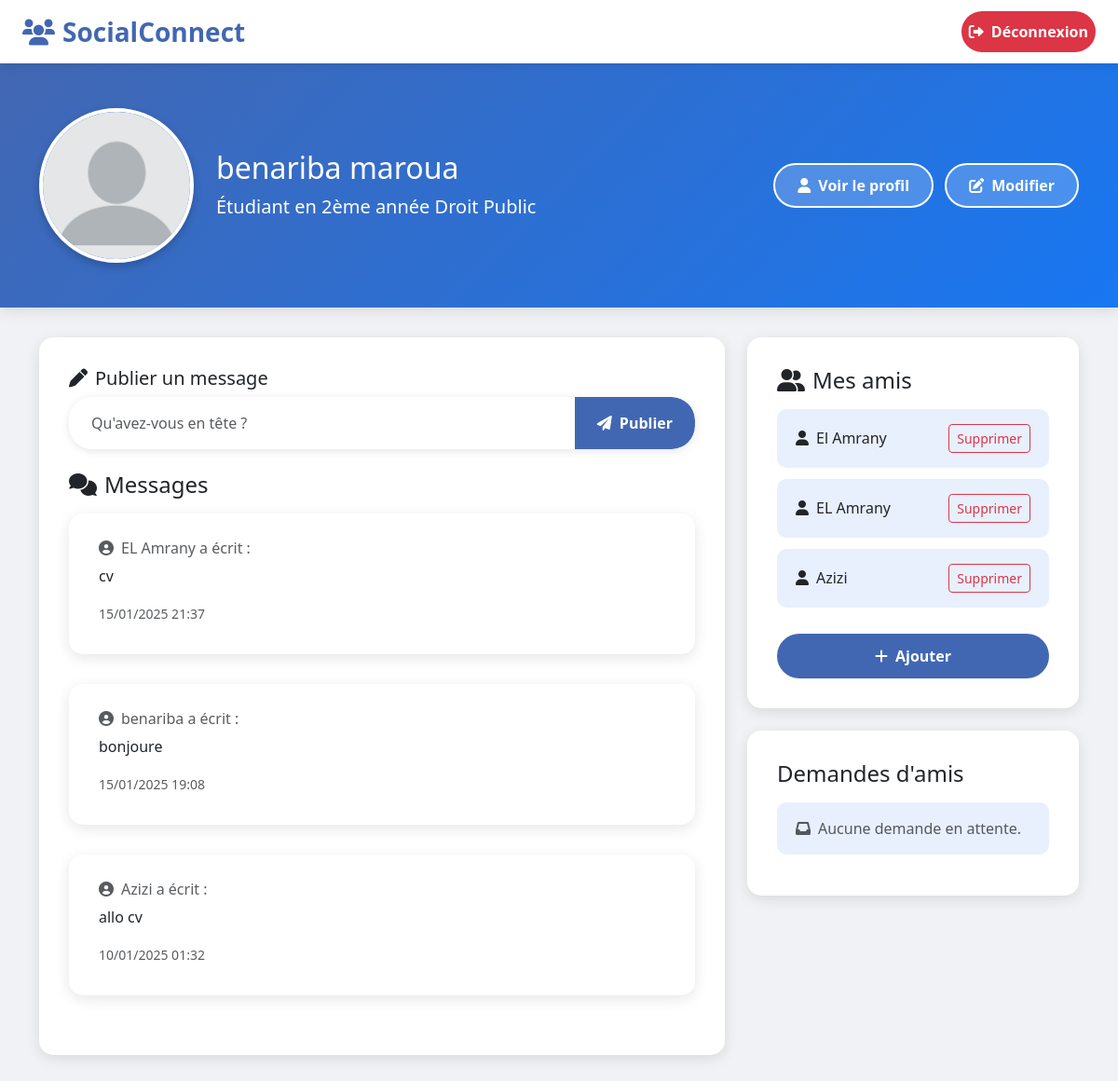
The app's page /welcome/ (signed in) with its own data.
### Monface/models.py (models this page shows, shortened)
class Person(models.Model):
    name = models.CharField(max_length=30)
    prenom = models.CharField(max_length=32)
    date_naissance = models.DateField()
    email = models.EmailField(unique=True)
    tlf = models.CharField(max_length=20)
    password = models.CharField(max_length=302)
    Amis = models.ManyToManyField('self', symmetrical=True, blank=True)
    faculty = models.ForeignKey('Faculty', on_delete=models.CASCADE)

class Message(models.Model):
    contenu = models.TextField()
    date_publication = models.DateTimeField(auto_now_add=True, auto_now=False, verbose_name="Date de publication")
    auteur = models.ForeignKey('Person', on_delete=models.CASCADE)

### Monface/views.py (the view)
# urls.py: path('welcome/', views.welcome, name='welcome'),
def welcome(request):
    logged_user = get_logged_user_from_request(request)
    if logged_user:
        statut_message = ""
        if isinstance(logged_user, Student):
            if logged_user.annee == 1:
                statut_message = f"Étudiant en 1ère année {logged_user.cursus.titre}"
            elif logged_user.annee == 2:
                statut_message = f"Étudiant en 2ème année {logged_user.cursus.titre}"
            elif logged_user.annee == 3:
                statut_message = f"Étudiant en 3ème année {logged_user.cursus.titre}"
            else:
                statut_message = f"Étudiant en {logged_user.annee}ème année {logged_user.cursus.titre}"
        elif isinstance(logged_user, Employee):
            statut_message = f"Employé(e) en tant que {logged_user.job.titre} au campus {logged_user.campus.nom}"
        if request.method == "POST" and request.POST.get("message"):
            contenu = request.POST.get("message")
            Message.objects.create(contenu=contenu, auteur=logged_user)
        amis = logged_user.Amis.all()
        messages = Message.objects.filter(auteur__in=list(amis) + [logged_user]).order_by("-date_publication")
        received_requests = FriendRequest.objects.filter(to_user=logged_user)
        return render(request, 'welcome.html', {
            'logged_user': logged_user,
            'statut_message': statut_message,
            'messages': messages,
            'amis': amis,
            'received_requests': received_requests,
        })
    else:
        return redirect('/login')

### Monface/views.py (called while the page is built)
def get_logged_user_from_request(request):
    if 'logged_user_id' in request.session:
        logged_user_id = request.session['logged_user_id']
        if len(Student.objects.filter(id=logged_user_id))==1 :
             return Student.objects.get(id=logged_user_id)
        elif len(Employee.objects.filter(id=logged_user_id))==1 :
            return Employee.objects.get(id=logged_user_id)
        else :
            return None
    else :
        return None

### templates/welcome.html (shortened to what this page needs)
<!DOCTYPE html>
<html lang="fr">
<head>
    <link href="https://cdn.jsdelivr.net/npm/bootstrap@5.3.0/dist/css/bootstrap.min.css" rel="stylesheet">
    <link href="https://cdnjs.cloudflare.com/ajax/libs/font-awesome/6.0.0/css/all.min.css" rel="stylesheet">
</head>
<body>
    <nav class="navbar navbar-expand-lg navbar-light sticky-top">
        <div class="container-fluid px-4">
            <a class="navbar-brand" href="{% url 'welcome' %}">
                <i class="fas fa-users me-2"></i>SocialConnect
            </a>
            <div class="collapse navbar-collapse" id="navbarNav">
                <ul class="navbar-nav ms-auto">
                    <li class="nav-item">
                        <a class="nav-link btn-logout" href="{% url 'logout' %}">
                            <i class="fas fa-sign-out-alt me-2"></i>Déconnexion
                        </a>
                    </li>
                </ul>
            </div>
        </div>
    </nav>
    <div class="profile-section">
        <div class="container">
            <div class="row align-items-center">
                <div class="col-md-2">
                    <img src="../static/Images/blank-profile-picture.png" alt="Profile" class="img-fluid profile-image">
                </div>
                <div class="col-md-6">
                    <h2 class="mb-2">{{ logged_user.name }} {{ logged_user.prenom }}</h2>
                    <p class="lead mb-0">{{ statut_message }}</p>
                </div>
                <div class="col-md-4 text-end">
                    <a href="{% url 'profil' %}" class="btn btn-custom me-2">
                        <i class="fas fa-user me-2"></i>Voir le profil
                    </a>
                    <a href="{% url 'modifier' %}" class="btn btn-custom">
                        <i class="fas fa-edit me-2"></i>Modifier
                    </a>
                </div>
            </div>
        </div>
    </div>
    <div class="container">
        <div class="row">
            <div class="col-md-8">
                <div class="card">
                    <div class="card-body">
                        <form method="post">
                            <div class="mb-4">
                                <label for="message" class="form-label h5">
                                    <i class="fas fa-pen me-2"></i>Publier un message
                                </label>
                                <div class="input-group">
                                    <input type="text" class="form-control" id="message" name="message"
                                        placeholder="Qu'avez-vous en tête ?" required>
                                    <button type="submit" class="btn btn-primary">
                                        <i class="fas fa-paper-plane me-2"></i>Publier
                                    </button>
                                </div>
                            </div>
                        </form>
                        <h4 class="mt-4 mb-3">
                            <i class="fas fa-comments me-2"></i>Messages
                        </h4>
                        <div class="messages-list">
                            {% for message in messages %}
                            <div class="card">
                                <div class="card-body">
                                    <h6 class="card-subtitle mb-2 text-muted">
                                        <i class="fas fa-user-circle me-2"></i>{{ message.auteur.name }} a écrit :
                                    </h6>
                                    <p class="card-text">{{ message.contenu }}</p>
                                    <small class="text-muted">{{ message.date_publication|date:"d/m/Y H:i" }}</small>
                                </div>
                            </div>
                            {% empty %}
                            <p class="text-muted text-center">
                                <i class="fas fa-inbox me-2"></i>Aucun message pour le moment.
                            </p>
                            {% endfor %}
                        </div>
                    </div>
                </div>
            </div>
            <div class="col-lg-4">
                <div class="friends-section mb-4">
                    <h4 class="mb-3">
                        <i class="fas fa-user-friends me-2"></i>Mes amis
                    </h4>
                    <ul class="list-group">
                        {% for ami in amis %}
                        <li class="list-group-item d-flex justify-content-between align-items-center">
                            <span><i class="fas fa-user me-2"></i>{{ ami.name }}</span>
                            <form method="POST" action="{% url 'remove_friend' %}" class="m-0">
                                <button type="submit" class="btn btn-sm btn-outline-danger">Supprimer</button>
                            </form>
                        </li>
                        {% empty %}
                        <li class="list-group-item text-muted">
                            <i class="fas fa-user-slash me-2"></i>Vous n'avez pas encore d'amis.
                        </li>
                        {% endfor %}
                    </ul>
                    <a class="btn btn-primary mt-3 w-100" href="{% url 'ajouter' %}">
                        <i class="fas fa-plus me-2"></i>Ajouter
                    </a>
                </div>
                <div class="card">
                    <div class="card-body">
                        <h4 class="mb-3">Demandes d'amis</h4>
                        <ul class="list-group">
                            {% for request in received_requests %}
                                <li class="list-group-item d-flex justify-content-between align-items-center">
                                    <span><i class="fas fa-user-plus me-2"></i>{{ request.from_user.name }}</span>
                                    <div>
                                        <form method="POST" action="{% url 'accept_friend_request' %}" class="d-inline-block">
                                            {% csrf_token %}
                                            <input type="hidden" name="request_id" value="{{ request.id }}">
                                            <button type="submit" class="btn btn-sm btn-success me-2">Accepter</button>
                                        </form>
                                        <form method="POST" action="{% url 'decline_friend_request' %}" class="d-inline-block">
                                            {% csrf_token %}
                                            <input type="hidden" name="request_id" value="{{ request.id }}">
                                            <button type="submit" class="btn btn-sm btn-danger">Refuser</button>
                                        </form>
                                    </div>
                                </li>
                            {% empty %}
                                <li class="list-group-item text-muted">
                                    <i class="fas fa-inbox me-2"></i>Aucune demande en attente.
                                </li>
                            {% endfor %}
                        </ul>
                    </div>
                </div>
            </div>
        </div>
    </div>
</body>
</html>

### templates/welcome.html (style rules this page uses)
:root { --primary-color: #4267B2; --secondary-color: #E8F0FE; --accent-color: #1877F2; --text-dark: #1C1E21; --text-light: #606770; --background-color: #F0F2F5; --card-background: #FFFFFF; --hover-color: #3b5998; }
body { background-color: var(--background-color); font-family: 'Segoe UI', Tahoma, Geneva, Verdana, sans-serif; }
.navbar { box-shadow: 0 2px 10px rgba(0, 0, 0, 0.1); background-color: var(--card-background); }
.navbar-brand { font-size: 1.75rem; font-weight: 700; color: var(--primary-color) !important; transition: color 0.3s ease; }
.profile-section { background: linear-gradient(135deg, var(--primary-color), var(--accent-color)); color: white; padding: 3rem 0; margin-bottom: 2rem; box-shadow: 0 4px 15px rgba(0, 0, 0, 0.1); }
.profile-image { border: 4px solid white; border-radius: 50%; box-shadow: 0 4px 10px rgba(0, 0, 0, 0.2); transition: transform 0.3s ease; }
.btn-custom { background-color: rgba(255, 255, 255, 0.2); border: 2px solid white; border-radius: 25px; padding: 0.6rem 1.5rem; transition: all 0.3s ease; color: white; font-weight: 600; }
.card { border: none; border-radius: 15px; box-shadow: 0 4px 15px rgba(0, 0, 0, 0.1); margin-bottom: 2rem; background-color: var(--card-background); transition: transform 0.3s ease, box-shadow 0.3s ease; }
.card-body { padding: 2rem; }
.input-group { background-color: var(--card-background); border-radius: 25px; overflow: hidden; box-shadow: 0 2px 10px rgba(0, 0, 0, 0.1); }
.form-control { border: none; padding: 1rem 1.5rem; font-size: 1rem; }
.btn-primary { background-color: var(--primary-color); border: none; border-radius: 25px; padding: 0.75rem 1.5rem; font-weight: 600; transition: all 0.3s ease; }
.messages-list .card { transition: transform 0.3s ease, box-shadow 0.3s ease; }
.friends-section { background-color: var(--card-background); border-radius: 15px; padding: 2rem; box-shadow: 0 4px 15px rgba(0, 0, 0, 0.1); }
.list-group-item { border: none; border-radius: 10px !important; margin-bottom: 0.75rem; padding: 1rem 1.25rem; background-color: var(--secondary-color); transition: all 0.3s ease; }
.btn-logout { background-color: #DC3545; color: white; border-radius: 25px; padding: 0.6rem 1.5rem; transition: all 0.3s ease; font-weight: 600; }

### records on screen
Person: name "benariba", prenom "maroua"
Message: auteur.name "EL Amrany", contenu "cv", date_publication "15/01/2025 21:37"
Message: auteur.name "benariba", contenu "bonjoure", date_publication "15/01/2025 19:08"
Message: auteur.name "Azizi", contenu "allo cv", date_publication "10/01/2025 01:32"
Person: name "El Amrany"
Person: name "EL Amrany"
Person: name "Azizi"

### other values on screen
{{ statut_message }} "Étudiant en 2ème année Droit Public"
